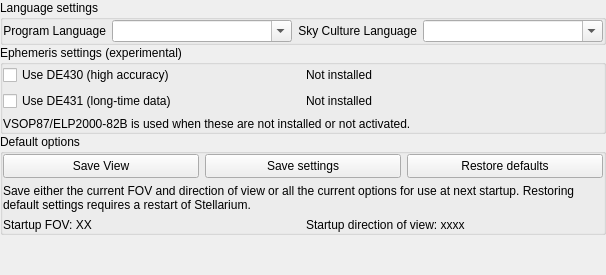
        <widget class="QWidget" name="page_Main">
         <layout class="QVBoxLayout" name="verticalLayout_10">
          <property name="spacing">
           <number>0</number>
          </property>
          <property name="leftMargin">
           <number>0</number>
          </property>
          <property name="topMargin">
           <number>0</number>
          </property>
          <property name="rightMargin">
           <number>0</number>
          </property>
          <property name="bottomMargin">
           <number>0</number>
          </property>
          <item>
           <widget class="QGroupBox" name="groupBox_LanguageSettings">
            <property name="title">
             <string>Language settings</string>
            </property>
            <layout class="QGridLayout" name="gridLayoutLanguageSettings">
             <property name="leftMargin">
              <number>0</number>
             </property>
             <property name="topMargin">
              <number>0</number>
             </property>
             <property name="rightMargin">
              <number>0</number>
             </property>
             <property name="bottomMargin">
              <number>0</number>
             </property>
             <item row="0" column="0">
              <layout class="QGridLayout" name="languageGridLayout">
               <item row="0" column="3">
                <widget class="QComboBox" name="skycultureLanguageComboBox">
                 <property name="sizePolicy">
                  <sizepolicy hsizetype="Preferred" vsizetype="Preferred">
                   <horstretch>0</horstretch>
                   <verstretch>0</verstretch>
                  </sizepolicy>
                 </property>
                 <property name="minimumSize">
                  <size>
                   <width>180</width>
                   <height>0</height>
                  </size>
                 </property>
                 <property name="maximumSize">
                  <size>
                   <width>180</width>
                   <height>24</height>
                  </size>
                 </property>
                 <property name="editable">
                  <bool>true</bool>
                 </property>
                 <property name="insertPolicy">
                  <enum>QComboBox::NoInsert</enum>
                 </property>
                </widget>
               </item>
               <item row="0" column="0">
                <widget class="QLabel" name="programLanguageLabel">
                 <property name="text">
                  <string>Program Language</string>
                 </property>
                 <property name="alignment">
                  <set>Qt::AlignRight|Qt::AlignTrailing|Qt::AlignVCenter</set>
                 </property>
                </widget>
               </item>
               <item row="0" column="1">
                <widget class="QComboBox" name="programLanguageComboBox">
                 <property name="sizePolicy">
                  <sizepolicy hsizetype="Preferred" vsizetype="Preferred">
                   <horstretch>0</horstretch>
                   <verstretch>0</verstretch>
                  </sizepolicy>
                 </property>
                 <property name="minimumSize">
                  <size>
                   <width>180</width>
                   <height>0</height>
                  </size>
                 </property>
                 <property name="maximumSize">
                  <size>
                   <width>180</width>
                   <height>24</height>
                  </size>
                 </property>
                 <property name="editable">
                  <bool>true</bool>
                 </property>
                 <property name="insertPolicy">
                  <enum>QComboBox::NoInsert</enum>
                 </property>
                 <property name="sizeAdjustPolicy">
                  <enum>QComboBox::AdjustToContentsOnFirstShow</enum>
                 </property>
                 <property name="frame">
                  <bool>true</bool>
                 </property>
                </widget>
               </item>
               <item row="0" column="2">
                <widget class="QLabel" name="skycultureLanguageLabel">
                 <property name="text">
                  <string>Sky Culture Language</string>
                 </property>
                 <property name="alignment">
                  <set>Qt::AlignRight|Qt::AlignTrailing|Qt::AlignVCenter</set>
                 </property>
                </widget>
               </item>
              </layout>
             </item>
            </layout>
           </widget>
          </item>
          <item>
           <widget class="QGroupBox" name="groupBox_EphemerisSettings">
            <property name="toolTip">
             <string>This feature has not been thoroughly tested yet!</string>
            </property>
            <property name="title">
             <string>Ephemeris settings (experimental)</string>
            </property>
            <layout class="QGridLayout" name="gridLayoutEphemeris">
             <property name="leftMargin">
              <number>0</number>
             </property>
             <property name="topMargin">
              <number>0</number>
             </property>
             <property name="rightMargin">
              <number>0</number>
             </property>
             <property name="bottomMargin">
              <number>0</number>
             </property>
             <item row="0" column="0">
              <layout class="QGridLayout" name="EphemerisGridLayout">
               <item row="1" column="1">
                <widget class="QLabel" name="de431label">
                 <property name="text">
                  <string>Not installed</string>
                 </property>
                </widget>
               </item>
               <item row="0" column="1">
                <widget class="QLabel" name="de430label">
                 <property name="text">
                  <string>Not installed</string>
                 </property>
                </widget>
               </item>
               <item row="1" column="0">
                <widget class="QCheckBox" name="de431checkBox">
                 <property name="toolTip">
                  <string>DE431 provides position data for years -13000...+17000. For special applications only.</string>
                 </property>
                 <property name="text">
                  <string>Use DE431 (long-time data)</string>
                 </property>
                </widget>
               </item>
               <item row="0" column="0">
                <widget class="QCheckBox" name="de430checkBox">
                 <property name="toolTip">
                  <string>DE430 provides highest accuracy, only for years 1550...2650.</string>
                 </property>
                 <property name="text">
                  <string>Use DE430 (high accuracy)</string>
                 </property>
                </widget>
               </item>
               <item row="2" column="0" colspan="2">
                <widget class="QLabel" name="label_VSOP87used">
                 <property name="toolTip">
                  <string>Using VSOP87 is recommended for years -4000...+8000 only, but delivers useful positions outside this range.</string>
                 </property>
                 <property name="text">
                  <string>VSOP87/ELP2000-82B is used when these are not installed or not activated.</string>
                 </property>
                </widget>
               </item>
              </layout>
             </item>
            </layout>
           </widget>
          </item>
          <item>
           <widget class="QGroupBox" name="groupBox_6">
            <property name="title">
             <string>Default options</string>
            </property>
            <layout class="QVBoxLayout" name="verticalLayout_4x">
             <property name="leftMargin">
              <number>0</number>
             </property>
             <property name="topMargin">
              <number>0</number>
             </property>
             <property name="rightMargin">
              <number>0</number>
             </property>
             <property name="bottomMargin">
              <number>0</number>
             </property>
             <item>
              <layout class="QHBoxLayout" name="horizontalLayout_3">
               <item>
                <widget class="QPushButton" name="saveViewDirAsDefaultPushButton">
                 <property name="minimumSize">
                  <size>
                   <width>0</width>
                   <height>24</height>
                  </size>
                 </property>
                 <property name="text">
                  <string>Save View</string>
                 </property>
                </widget>
               </item>
               <item>
                <widget class="QPushButton" name="saveSettingsAsDefaultPushButton">
                 <property name="minimumSize">
                  <size>
                   <width>0</width>
                   <height>24</height>
                  </size>
                 </property>
                 <property name="whatsThis">
                  <string>Save the settings you've changed this session to be the same the next time you start Stellarium</string>
                 </property>
                 <property name="text">
                  <string>Save settings</string>
                 </property>
                </widget>
               </item>
               <item>
                <widget class="QPushButton" name="restoreDefaultsButton">
                 <property name="minimumSize">
                  <size>
                   <width>0</width>
                   <height>24</height>
                  </size>
                 </property>
                 <property name="whatsThis">
                  <string>Restore the default settings that came with Stellarium</string>
                 </property>
                 <property name="text">
                  <string>Restore defaults</string>
                 </property>
                </widget>
               </item>
              </layout>
             </item>
             <item>
              <widget class="QLabel" name="saveDefaultOptionsLabel">
               <property name="sizePolicy">
                <sizepolicy hsizetype="Preferred" vsizetype="Fixed">
                 <horstretch>0</horstretch>
                 <verstretch>0</verstretch>
                </sizepolicy>
               </property>
               <property name="text">
                <string>Save either the current FOV and direction of view or all the current options for use at next startup. Restoring default settings requires a restart of Stellarium. </string>
               </property>
               <property name="wordWrap">
                <bool>true</bool>
               </property>
               <property name="textInteractionFlags">
                <set>Qt::NoTextInteraction</set>
               </property>
              </widget>
             </item>
             <item>
              <layout class="QHBoxLayout" name="horizontalLayout_2">
               <item>
                <widget class="QLabel" name="startupFOVLabel">
                 <property name="statusTip">
                  <string>The vertical field (height) of your view when Stellarium starts</string>
                 </property>
                 <property name="text">
                  <string notr="true">Startup FOV: XX</string>
                 </property>
                 <property name="textInteractionFlags">
                  <set>Qt::TextSelectableByMouse</set>
                 </property>
                </widget>
               </item>
               <item>
                <widget class="QLabel" name="startupDirectionOfViewlabel">
                 <property name="statusTip">
                  <string>The direction you're looking when Stellarium starts</string>
                 </property>
                 <property name="text">
                  <string notr="true">Startup direction of view: xxxx</string>
                 </property>
                 <property name="textInteractionFlags">
                  <set>Qt::TextSelectableByMouse</set>
                 </property>
                </widget>
               </item>
              </layout>
             </item>
            </layout>
           </widget>
          </item>
          <item>
           <spacer name="verticalSpacer_4">
            <property name="orientation">
             <enum>Qt::Vertical</enum>
            </property>
            <property name="sizeHint" stdset="0">
             <size>
              <width>20</width>
              <height>40</height>
             </size>
            </property>
           </spacer>
          </item>
         </layout>
        </widget>
